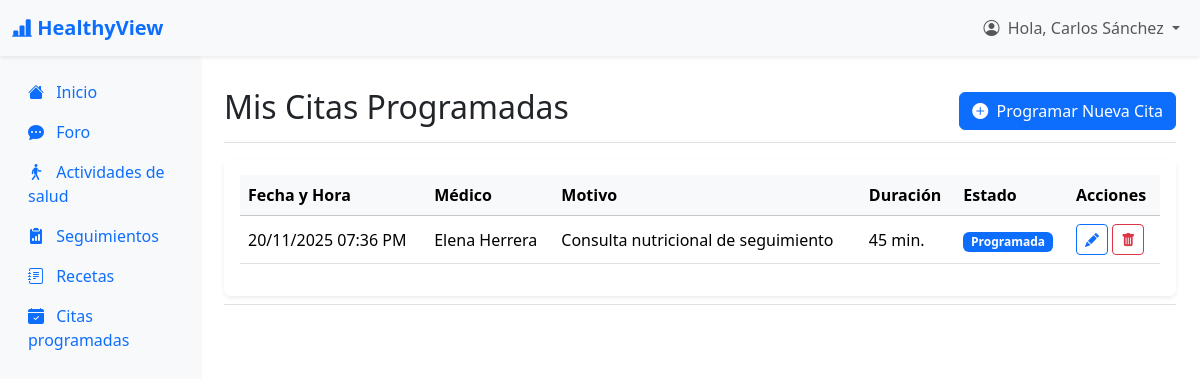
The app's page /HealthyView/index.php?action=verCitas (signed in) with its own data.
### tables this page shows
CREATE TABLE cita (
    idCita INT AUTO_INCREMENT PRIMARY KEY,
    idPaciente INT NOT NULL,
    idMedico INT NOT NULL,
    fechaHora DATETIME NOT NULL,
    duracionMin INT DEFAULT 30,
    motivo VARCHAR(255),
    estado ENUM('Programada','Completada','Cancelada','NoAsistida') DEFAULT 'Programada',
    creadoEn DATETIME DEFAULT CURRENT_TIMESTAMP,
    FOREIGN KEY (idPaciente) REFERENCES paciente(idPaciente) ON DELETE RESTRICT ON UPDATE CASCADE,
    FOREIGN KEY (idMedico) REFERENCES medico(idMedico) ON DELETE RESTRICT ON UPDATE CASCADE
);

### HealthyView/app/controllers/PacienteController.php (called while the page is built, shortened)
<?php
include_once "app/models/PacienteModel.php";
class PacienteController {
    private $model;
    public function __construct($connection) {
        $this->model = new PacienteModel($connection);
    }
    public function verCitas() {
        $idPaciente = $_SESSION['usuario_id'];
        $listaCitas = $this->model->getCitasPaciente($idPaciente);
        include_once 'app/views/paciente/layout_paciente.php';
    }
}
?>

### HealthyView/app/models/PacienteModel.php (called while the page is built, shortened)
<?php
class PacienteModel {
    private $connection;
    public function __construct($connection) {
        $this->connection = $connection;
    }
    public function getCitasPaciente($idPaciente) {
        $sql = "SELECT
                    c.idCita,
                    c.fechaHora,
                    c.motivo,
                    c.duracionMin,
                    c.estado,
                    CONCAT(m.nombre, ' ', m.apellidoPaterno) as medicoNombre
                FROM cita c
                JOIN medico m ON c.idMedico = m.idMedico
                WHERE c.idPaciente = ?
                ORDER BY c.fechaHora DESC";
        try {
            $statement = $this->connection->prepare($sql);
            $statement->bind_param("i", $idPaciente);
            $statement->execute();
            $result = $statement->get_result();
            return $result->fetch_all(MYSQLI_ASSOC);
        } catch (mysqli_sql_exception $e) {
            return [];
        }
    }
}
?>

### HealthyView/app/views/paciente/view_citas.php (the view, shortened to what this page needs)
<div class="d-flex justify-content-between flex-wrap flex-md-nowrap align-items-center pt-3 pb-2 mb-3 border-bottom">
    <h1 class="h2">Mis Citas Programadas</h1>
    <a href="index.php?action=showCrearCita" class="btn btn-primary">
        <i class="bi bi-plus-circle-fill me-1"></i>
        Programar Nueva Cita
    </a>
</div>
<div class="card border-0 shadow-sm">
    <div class="card-body">
        <div class="table-responsive">
            <table class="table table-hover align-middle">
                <thead class="table-light">
                    <tr>
                        <th scope="col">Fecha y Hora</th>
                        <th scope="col">Médico</th>
                        <th scope="col">Motivo</th>
                        <th scope="col">Duración</th>
                        <th scope="col">Estado</th>
                        <th scope="col">Acciones</th>
                    </tr>
                </thead>
                <tbody>
                    <?php if (empty($listaCitas)): ?>
                        <tr>
                            <td colspan="6" class="text-center text-muted">No tienes citas programadas.</td>
                        </tr>
                    <?php else: ?>
                        <?php foreach ($listaCitas as $cita): ?>
                            <tr>
                                <td><?php echo htmlspecialchars(date("d/m/Y h:i A", strtotime($cita['fechaHora']))); ?></td>
                                <td><?php echo htmlspecialchars($cita['medicoNombre']); ?></td>
                                <td><?php echo htmlspecialchars($cita['motivo']); ?></td>
                                <td><?php echo htmlspecialchars($cita['duracionMin']); ?> min.</td>
                                <td>
                                    <?php
                                        $estado = htmlspecialchars($cita['estado']);
                                        $badgeClass = 'bg-secondary';
                                        if ($estado == 'Programada') $badgeClass = 'bg-primary';
                                    ?>
                                    <span class="badge <?php echo $badgeClass; ?>"><?php echo $estado; ?></span>
                                </td>
                                <td>
                                    <?php if ($cita['estado'] == 'Programada'): ?>
                                        <a href="index.php?action=showEditarCita&idCita=<?php echo $cita['idCita']; ?>" class="btn btn-sm btn-outline-primary" title="Editar">
                                            <i class="bi bi-pencil-fill"></i>
                                        </a>
                                        <a href="index.php?action=cancelarCita&idCita=<?php echo $cita['idCita']; ?>"
                                           class="btn btn-sm btn-outline-danger"
                                           title="Cancelar"
                                           onclick="return confirm('¿Estás seguro de que deseas cancelar esta cita?');">
                                            <i class="bi bi-trash-fill"></i>
                                        </a>
                                    <?php else: ?>
                                        <span class="text-muted small">N/A</span>
                                    <?php endif; ?>
                                </td>
                            </tr>
                        <?php endforeach; ?>
                    <?php endif; ?>
                </tbody>
            </table>
        </div>
    </div>
</div>

### records on screen
cita: fechaHora "20/11/2025 07:36 PM", medicoNombre "Elena Herrera", motivo "Consulta nutricional de seguimiento", duracionMin "45", estado "Programada"

### other values on screen
$_SESSION['usuario_nombre'] "Carlos Sánchez"
